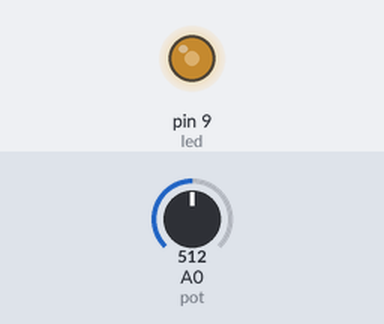
Recording of a sketch running on a simulated Arduino Uno, built with avr-gcc and run on an emulated ATmega328P. On the bench: output pins drawn as LEDs (lit = HIGH). Inputs (shaded band) come from the test bench; at power-on: A0 (pot) = 512.

Above: at 1.2 s.
1.3 s: A0 (pot) set to 716
At 2.5 s:
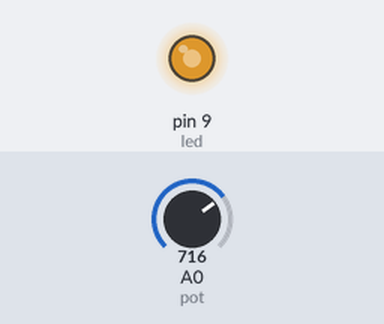
2.8 s: A0 (pot) set to 900
At 3.7 s:
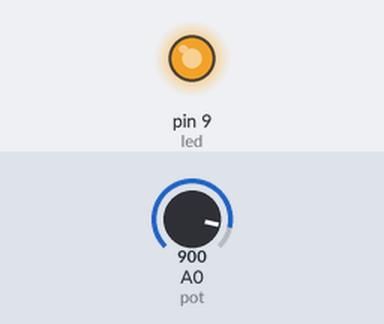
4.3 s: A0 (pot) set to 122
At 4.9 s:
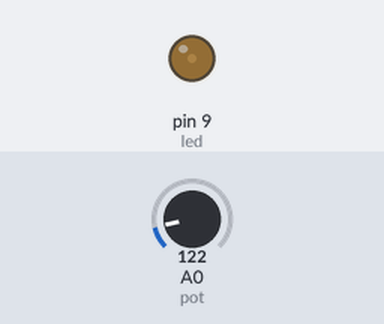
5.8 s: A0 (pot) set to 0
At 7.0 s:
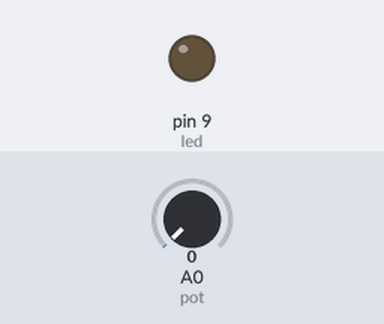
7.3 s: A0 (pot) set to 511
At 8.4 s:
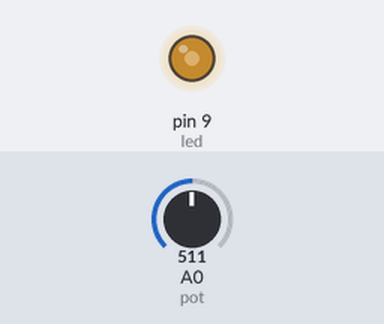
Timing chart, 0 to 9.8 s (numbered marks = the images above; inputs shaded):
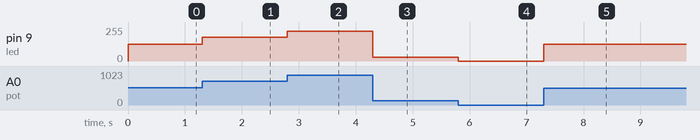

The sketch:

Potentiometer.ino
```cpp
// C++ code
//
int pot = A0;
int led = 9;

void setup()
{
  pinMode(led, OUTPUT);
}

void loop()
{
  int value = analogRead(pot);

  int brightness = map(value, 0, 1023, 0, 255);

  analogWrite(led, brightness);
}
```

Measured:
- after the input at 1.3 s, pin 9 (led): 127/255 → 178/255 at once
- after the input at 2.8 s, pin 9 (led): 178/255 → 224/255 at once
- after the input at 4.3 s, pin 9 (led): 224/255 → 30/255 at once
- after the input at 5.8 s, pin 9 (led): 30/255 → 0/255 at once
- after the input at 7.3 s, pin 9 (led): 0/255 → 127/255 at once
